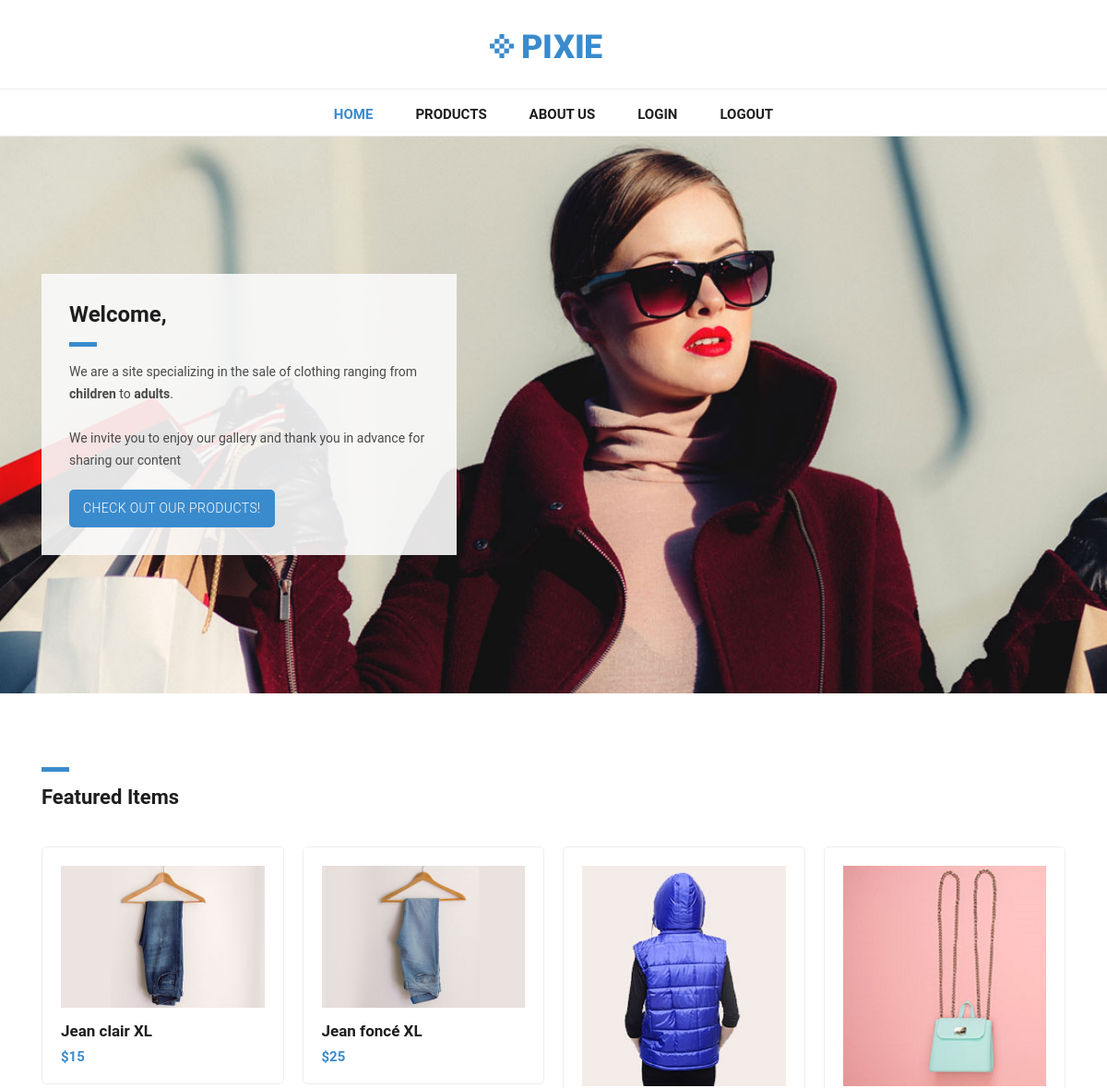
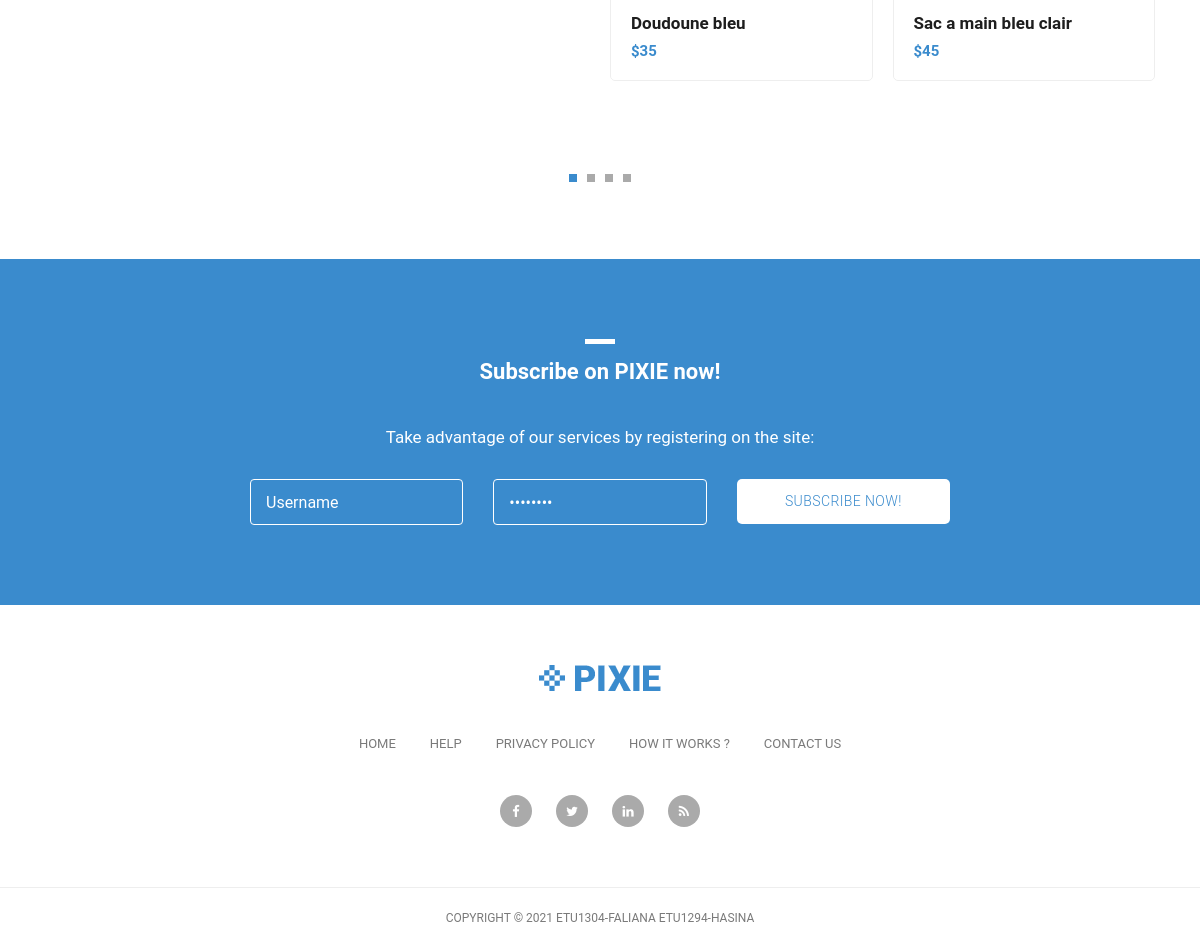
The page / on the database its author committed (2 pictures, top to bottom).
### tables this page shows
CREATE TABLE Produit
(
	IDProduit INT NOT NULL AUTO_INCREMENT,
	NomProduit VARCHAR(100),
	Prix Float,
	Source VARCHAR(100),
	IDCategorie INT,
	Description TEXT,
	Stock INT,
	PRIMARY KEY(IDProduit),
	FOREIGN KEY(IDCategorie) REFERENCES Categorie(IDCategorie)
);

### application/controllers/Template.php (called while the page is built, shortened)
<?php
class Template extends CI_Controller{
    public function index()
    {
		$data = array();
		$data['view'] = "acceuil.php";
        $this->load->helper('assets');
        $this->load->model('fonctions');
        $data['produit']=$this->fonctions->getProduit();
        $data['home']= 1;
        $this->load->view('template', $data);
    }
}
?>

### index.php (called while the page is built, shortened)
<?php
require_once BASEPATH.'core/CodeIgniter.php';

### application/helpers/assets_helper.php (called while the page is built, shortened)
<?php
	if(!function_exists('img_loader'))
	{
		function img_loader($name, $format)
		{
			return site_url()."/assets/img/".$name.".".$format;
		}
	}
	if(!function_exists('css_loader'))
	{
		function css_loader($name)
		{
			return site_url()."/assets/css/".$name.".css";
		}
	}
?>

### application/models/Fonctions.php (called while the page is built, shortened)
<?php
class Fonctions extends CI_Model{
    public function getProduit(){
        $query=$this->db->query("SELECT * FROM Produit");
        $retour=array();
        foreach ($query->result_array() as $one) {
			$retour[] = $one;
		}
		return $retour;
    }
}
?>

### application/views/acceuil.php (the view)
<div class="featured-items">
  <div class="container">
    <div class="row">
      <div class="col-md-12">
        <div class="section-heading">
          <div class="line-dec"></div>
          <h1>Featured Items</h1>
        </div>
      </div>
      <div class="col-md-12">
        <div class="owl-carousel owl-theme">
        <?php for($i=0;$i<count($produit);$i++){?>
          <a href="<?php echo site_url()."Template/singleProduct?id=".$produit[$i]['IDProduit'];?>">
            <div class="featured-item">
              <img src="<?php echo img_loader($produit[$i]['Source'],'jpg');?>" alt="Item 1">
              <h4><?php echo $produit[$i]['NomProduit'];?></h4>
              <h6>$<?php echo $produit[$i]['Prix'];?></h6>
            </div>
          </a>
        <?php } ?>
        </div>
      </div>
    </div>
  </div>
</div>

### application/views/template.php (shortened to what this page needs)
<!DOCTYPE html>
<html lang="en">
  <head>
    <link href="<?php echo css_loader('bootstrap.min');?>" rel="stylesheet">
    <link rel="stylesheet" href="<?php echo css_loader('fontawesome');?>">
    <link rel="stylesheet" href="<?php echo css_loader('tooplate-main');?>">
    <link rel="stylesheet" href="<?php echo css_loader('owl');?>">
  </head>
  <body>
    <nav class="navbar navbar-expand-lg navbar-dark bg-dark static-top">
      <div class="container">
        <a class="navbar-brand" href="#"><img src="<?php echo img_loader('header-logo','png');?>" alt=""></a>
        <div class="collapse navbar-collapse" id="navbarResponsive">
          <ul class="navbar-nav ml-auto">
            <?php if(isset($home)) {?>
              <li class="nav-item active">
                <a class="nav-link" href="<?php echo site_url()."Template"; ?>">Home
                </a>
              </li>
            <?php }?>
            <?php if(isset($products)) {?>
            <li class="nav-item active">
              <a class="nav-link" href="<?php echo site_url()."Template/pageProduit"; ?>">Products
                <span class="sr-only">(current)</span>
              </a>
            </li>
            <?php } else { ?>
            <li class="nav-item">
              <a class="nav-link" href="<?php echo site_url()."Template/pageProduit"; ?>">Products
              </a>
            </li>
            <?php }?>
            <li class="nav-item">
              <a class="nav-link" href="about.html">About Us</a>
            </li>
            <li class="nav-item">
              <a class="nav-link" href="Login">Login</a>
            </li>
            <li class="nav-item">
              <a class="nav-link" href="Load/Detruire">Logout</a>
            </li>
          </ul>
        </div>
      </div>
    </nav>
    <div class="banner">
      <div class="container">
        <div class="row">
          <div class="col-md-12">
            <div class="caption">
              <h2>Welcome,</h2>
              <div class="line-dec"></div>
              <p>We are a site specializing in the sale of clothing ranging from <strong>children</strong> to <strong>adults</strong>.
              <br><br>We invite you to enjoy our gallery and thank you in advance for sharing our content</p>
              <div class="main-button">
                <a href="<?php echo site_url()."Template/pageProduit"; ?>">Check out our products!</a>
              </div>
            </div>
          </div>
        </div>
      </div>
    </div>
    <?php include($view);?>
    <div class="subscribe-form">
      <div class="container">
        <div class="row">
          <div class="col-md-12">
            <div class="section-heading">
              <div class="line-dec"></div>
              <h1>Subscribe on PIXIE now!</h1>
            </div>
          </div>
          <div class="col-md-8 offset-md-2">
            <div class="main-content">
              <p>Take advantage of our services by registering on the site:</p>
              <div class="container">
                <form id="subscribe" action="" method="get">
                  <div class="row">
                    <div class="col-md-4">
                      <fieldset>
                        <input name="username" type="text" class="form-control" id="email"
                        onfocus="if(this.value == 'Username') { this.value = ''; }"
                    	onBlur="if(this.value == '') { this.value = 'Username';}"
                    	value="Username" required="">
                      </fieldset>
                    </div>
                    <div class="col-md-4">
                      <fieldset>
                        <input name="password" type="password" class="form-control" id="password"
                        onfocus="if(this.value == 'Password') { this.value = ''; }"
                      onBlur="if(this.value == '') { this.value = 'Password';}"
                      value="Password" required="">
                      </fieldset>
                    </div>
                    <div class="col-md-4">
                      <fieldset>
                        <button type="submit" id="form-submit" class="button">Subscribe now!</button>
                      </fieldset>
                    </div>
                  </div>
                </form>
              </div>
            </div>
          </div>
        </div>
      </div>
    </div>
    <div class="footer">
      <div class="container">
        <div class="row">
          <div class="col-md-12">
            <div class="logo">
              <img src="<?php echo img_loader('header-logo','png');?>" alt="">
            </div>
          </div>
          <div class="col-md-12">
            <div class="footer-menu">
              <ul>
                <li><a href="#">Home</a></li>
                <li><a href="#">Help</a></li>
                <li><a href="#">Privacy Policy</a></li>
                <li><a href="#">How It Works ?</a></li>
                <li><a href="#">Contact Us</a></li>
              </ul>
            </div>
          </div>
          <div class="col-md-12">
            <div class="social-icons">
              <ul>
                <li><a href="#"><i class="fa fa-facebook"></i></a></li>
                <li><a href="#"><i class="fa fa-twitter"></i></a></li>
                <li><a href="#"><i class="fa fa-linkedin"></i></a></li>
                <li><a href="#"><i class="fa fa-rss"></i></a></li>
              </ul>
            </div>
          </div>
        </div>
      </div>
    </div>
    <div class="sub-footer">
      <div class="container">
        <div class="row">
          <div class="col-md-12">
            <div class="copyright-text">
              <p>Copyright &copy; 2021 ETU1304-Faliana ETU1294-Hasina </p>
            </div>
          </div>
        </div>
      </div>
    </div>
  </body>
</html>

### assets/css/tooplate-main.css (style rules this page uses)
body { font-family: 'Roboto', sans-serif; transition: all 0.5s; }
p { margin-bottom: 0px; font-size: 14px; color: #4a4a4a; line-height: 24px; }
a { text-decoration: none!important; }
.copyright-text { text-transform: uppercase; }
.main-button a { background-color: #3a8bcd; border-radius: 5px; padding: 10px 15px; display: inline-block; color: #fff; font-size: 14px; text-transform: uppercase; font-weight: 300; letter-spacing: 0.4px; text-decoration: none; transition: all 0.5s; }
.section-heading { margin-top: 80px; margin-bottom: 40px; }
.section-heading .line-dec { width: 30px; height: 5px; background-color: #3a8bcd; }
.section-heading h1 { font-size: 22px; font-weight: 700; color: #1e1e1e; margin-top: 15px; }
.navbar .navbar-brand { text-align: center; width: 100%; position: relative; padding: 25px 0px; }
.bg-dark { background-color: #fff!important; border-bottom: 1px solid #eee; }
#navbarResponsive { z-index: 999; position: absolute; left: 50%; top: 105px; transform: translateX(-50%); }
.navbar-dark .navbar-nav .nav-item { margin: 0px 15px; }
.navbar-dark .navbar-nav .nav-link { text-transform: uppercase; font-size: 15px; font-weight: 700; color: #1e1e1e; transition: all 0.5s; }
.navbar-dark .navbar-nav .nav-link:hover, .navbar-dark .navbar-nav .active>.nav-link, .navbar-dark .navbar-nav .nav-link.active, .navbar-dark .navbar-nav .nav-link.show, .navbar-dark .navbar-nav .show>.nav-link { color: #3a8bcd; }
.navbar:after { width: 100%; height: 1px; background-color: #eee; content: ''; position: absolute; left: 0; bottom: -52px; }
.banner { margin-top: 50px; background-image: url(../img/banner-bg.jpg); background-size: cover; background-repeat: no-repeat; padding: 150px 0px; background-position: center center; }
.banner .caption { background-color: rgba(250,250,250,0.9); padding: 30px; max-width: 450px; }
.banner .caption h2 { margin-top: 0px; margin-bottom: 15px; font-size: 24px; font-weight: 700; color: #1e1e1e; }
.banner .caption .line-dec { width: 30px; height: 5px; background-color: #3a8bcd; }
.banner .caption p { margin-top: 15px; margin-bottom: 20px; }
.featured-items { margin-bottom: 70px; }
.featured-item { border-radius: 5px; border: 1px solid #eee; padding: 20px; transition: all 0.5s; }
.featured-item img { width: 100%; }
.featured-item h4 { font-size: 17px; font-weight: 700; color: #1e1e1e; margin-top: 15px; transition: all 0.5s; }
.featured-item h6 { color: #3a8bcd; font-size: 15px; font-weight: 700; margin-bottom: 0px; }
.subscribe-form { background-color: #3a8bcd; padding: 80px 0px; text-align: center; }
.subscribe-form .section-heading { margin-top: 0px; }
.subscribe-form .section-heading h1 { color: #fff; }
.subscribe-form .section-heading .line-dec { background-color: #fff; margin: 0 auto; }
.subscribe-form .main-content p { font-size: 17px; color: #fff; margin-bottom: 30px; }
.subscribe-form .main-content form { color: #fff; display: inline; }
.subscribe-form .main-content form input { display: inline; }
.subscribe-form .main-content form input { width: 100%; height: 46px; border: 1px solid #fff; background-color: transparent; padding-left: 15px; color: #fff; outline: none; }
.subscribe-form .main-content form button { width: 100%; height: 45px; cursor: pointer; background-color: #fff; outline: none; border-radius: 5px; padding: 10px 15px; display: inline-block; color: #3a8bcd; font-size: 14px; text-transform: uppercase; font-weight: 300; letter-spacing: 0.4px; text-decoration: none; transition: all 0.5s; box-shadow: none; border: none; }
.footer { text-align: center; }
.footer ul { padding: 0px; margin: 0px; }
.footer ul li { list-style: none; display: inline-block; }
.footer .logo img { max-width: 100%; margin-top: 60px; margin-bottom: 40px; }
.footer .footer-menu { margin-bottom: 40px; }
.footer .footer-menu ul li { margin: 0px 15px; }
.footer .footer-menu a { font-size: 13px; color: #7a7a7a; text-transform: uppercase; transition: all 0.5s; }
.footer .social-icons { margin-bottom: 60px; }
.footer .social-icons ul li { margin: 0px 10px; }
.footer .social-icons a { width: 32px; height: 32px; color: #fff; background-color: #aaa; text-align: center; display: inline-block; line-height: 33px; border-radius: 50%; font-size: 13px; transition: all 0.5s; }
.sub-footer { border-top: 1px solid #eee; text-align: center; }
.sub-footer p { font-size: 12px; color: #7a7a7a; line-height: 60px; }

### rows shown on the page
produit: Source (picture), NomProduit "Jean clair XL", Prix "15"
produit: Source (picture), NomProduit "Jean foncé XL", Prix "25"
produit: Source (picture), NomProduit "Doudoune bleu", Prix "35"
produit: Source (picture), NomProduit "Sac a main bleu clair", Prix "45"
